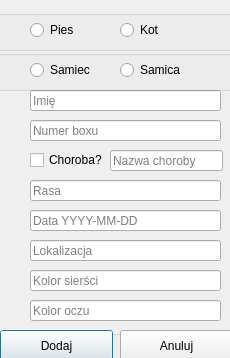
<?xml version="1.0" encoding="UTF-8"?>
<ui version="4.0">
 <class>newAnimalWindow</class>
 <widget class="QDialog" name="newAnimalWindow">
  <property name="geometry">
   <rect>
    <x>0</x>
    <y>0</y>
    <width>230</width>
    <height>358</height>
   </rect>
  </property>
  <property name="windowTitle">
   <string>Dodawanie nowego zwierzaka</string>
  </property>
  <widget class="QGroupBox" name="groupBoxDown">
   <property name="geometry">
    <rect>
     <x>-40</x>
     <y>330</y>
     <width>591</width>
     <height>41</height>
    </rect>
   </property>
   <property name="title">
    <string/>
   </property>
   <widget class="QPushButton" name="pushButtonCancel">
    <property name="geometry">
     <rect>
      <x>160</x>
      <y>0</y>
      <width>113</width>
      <height>32</height>
     </rect>
    </property>
    <property name="focusPolicy">
     <enum>Qt::NoFocus</enum>
    </property>
    <property name="text">
     <string>Anuluj</string>
    </property>
   </widget>
   <widget class="QPushButton" name="pushButtonConfirm">
    <property name="geometry">
     <rect>
      <x>40</x>
      <y>0</y>
      <width>113</width>
      <height>32</height>
     </rect>
    </property>
    <property name="focusPolicy">
     <enum>Qt::NoFocus</enum>
    </property>
    <property name="text">
     <string>Dodaj</string>
    </property>
    <property name="default">
     <bool>true</bool>
    </property>
   </widget>
  </widget>
  <widget class="QLineEdit" name="lineEditName">
   <property name="geometry">
    <rect>
     <x>30</x>
     <y>90</y>
     <width>191</width>
     <height>21</height>
    </rect>
   </property>
   <property name="text">
    <string/>
   </property>
   <property name="placeholderText">
    <string>Imię</string>
   </property>
  </widget>
  <widget class="QLineEdit" name="lineEditBoxNumber">
   <property name="geometry">
    <rect>
     <x>30</x>
     <y>120</y>
     <width>191</width>
     <height>21</height>
    </rect>
   </property>
   <property name="placeholderText">
    <string>Numer boxu</string>
   </property>
  </widget>
  <widget class="QCheckBox" name="checkBoxDisease">
   <property name="geometry">
    <rect>
     <x>30</x>
     <y>150</y>
     <width>87</width>
     <height>20</height>
    </rect>
   </property>
   <property name="text">
    <string>Choroba?</string>
   </property>
  </widget>
  <widget class="QLineEdit" name="lineEditDiseaseName">
   <property name="geometry">
    <rect>
     <x>110</x>
     <y>150</y>
     <width>113</width>
     <height>21</height>
    </rect>
   </property>
   <property name="placeholderText">
    <string>Nazwa choroby</string>
   </property>
  </widget>
  <widget class="QLineEdit" name="lineEditBreed">
   <property name="geometry">
    <rect>
     <x>30</x>
     <y>180</y>
     <width>191</width>
     <height>21</height>
    </rect>
   </property>
   <property name="placeholderText">
    <string>Rasa</string>
   </property>
  </widget>
  <widget class="QLineEdit" name="lineEditFoundDate">
   <property name="geometry">
    <rect>
     <x>30</x>
     <y>210</y>
     <width>191</width>
     <height>21</height>
    </rect>
   </property>
   <property name="placeholderText">
    <string>Data YYYY-MM-DD</string>
   </property>
  </widget>
  <widget class="QLineEdit" name="lineEditFoundStreet">
   <property name="geometry">
    <rect>
     <x>30</x>
     <y>240</y>
     <width>191</width>
     <height>21</height>
    </rect>
   </property>
   <property name="placeholderText">
    <string>Lokalizacja</string>
   </property>
  </widget>
  <widget class="QLineEdit" name="lineEditHairColour">
   <property name="geometry">
    <rect>
     <x>30</x>
     <y>270</y>
     <width>191</width>
     <height>21</height>
    </rect>
   </property>
   <property name="placeholderText">
    <string>Kolor sierści</string>
   </property>
  </widget>
  <widget class="QLineEdit" name="lineEditEyeColour">
   <property name="geometry">
    <rect>
     <x>30</x>
     <y>300</y>
     <width>191</width>
     <height>21</height>
    </rect>
   </property>
   <property name="placeholderText">
    <string>Kolor oczu</string>
   </property>
  </widget>
  <widget class="QGroupBox" name="groupBoxUp">
   <property name="geometry">
    <rect>
     <x>-40</x>
     <y>10</y>
     <width>281</width>
     <height>41</height>
    </rect>
   </property>
   <property name="title">
    <string/>
   </property>
   <widget class="QRadioButton" name="radioButtonIsCat">
    <property name="geometry">
     <rect>
      <x>160</x>
      <y>10</y>
      <width>100</width>
      <height>20</height>
     </rect>
    </property>
    <property name="text">
     <string>Kot</string>
    </property>
   </widget>
   <widget class="QRadioButton" name="radioButtonIsDog">
    <property name="geometry">
     <rect>
      <x>70</x>
      <y>10</y>
      <width>81</width>
      <height>20</height>
     </rect>
    </property>
    <property name="text">
     <string>Pies</string>
    </property>
   </widget>
  </widget>
  <widget class="QGroupBox" name="groupBox">
   <property name="geometry">
    <rect>
     <x>-30</x>
     <y>50</y>
     <width>271</width>
     <height>41</height>
    </rect>
   </property>
   <property name="title">
    <string/>
   </property>
   <widget class="QRadioButton" name="radioButtonSexWoman">
    <property name="geometry">
     <rect>
      <x>150</x>
      <y>10</y>
      <width>100</width>
      <height>20</height>
     </rect>
    </property>
    <property name="text">
     <string>Samica</string>
    </property>
   </widget>
   <widget class="QRadioButton" name="radioButtonSexMan">
    <property name="geometry">
     <rect>
      <x>60</x>
      <y>10</y>
      <width>81</width>
      <height>20</height>
     </rect>
    </property>
    <property name="text">
     <string>Samiec</string>
    </property>
   </widget>
  </widget>
 </widget>
 <resources/>
 <connections/>
</ui>
